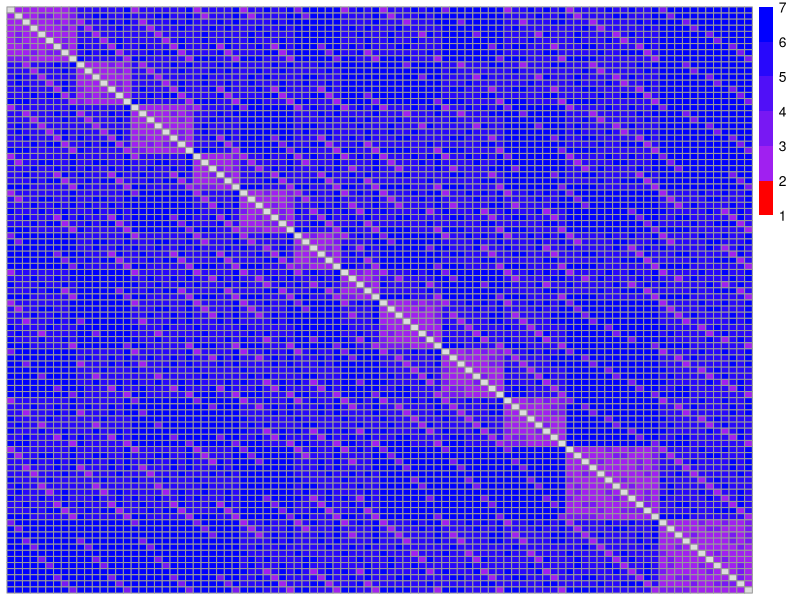

The R script that drew this image:

setwd("~/lustre/06-Human_cell_atlas/issues/cell_barcodes/02_0x96/")

# # outer barcodes
# outer_dist <- read.table("outer_barcodes_dist.txt", header = F, sep = "\t", stringsAsFactors = F)
# dim(outer_dist)
# colnames(outer_dist) <- c("cmp1", "cmp2", "distance")
# outer_dist$cmp1 <- factor(outer_dist$cmp1, levels = unique(outer_dist$cmp1))
# outer_dist$cmp2 <- factor(outer_dist$cmp2, levels = unique(outer_dist$cmp2))
# 
# library("reshape2")
# outer_dist_MT <- acast(data = outer_dist, formula = cmp1 ~ cmp2, value.var = "distance")
# diag(outer_dist_MT) <- NA
# 
# pdf("outer_barcodes_dist.pdf", width = 6, height = 6, useDingbats = F, onefile = F)
# library("pheatmap")
# pheatmap(mat = outer_dist_MT, cluster_rows = F, cluster_cols = F, color = c("red", colorRampPalette(c("purple", "blue"))(5)), breaks = 1:7, display_numbers = T, number_format = "%d", fontsize_number = 14, number_color = "black")
# dev.off()

# inner barcodes
inner_dist <- read.table("inner_barcodes_dist.txt", header = F, sep = "\t", stringsAsFactors = F)
dim(inner_dist)
colnames(inner_dist) <- c("cmp1", "cmp2", "distance")
inner_dist$cmp1 <- factor(inner_dist$cmp1, levels = unique(inner_dist$cmp1))
inner_dist$cmp2 <- factor(inner_dist$cmp2, levels = unique(inner_dist$cmp2))

library("reshape2")
inner_dist_MT <- acast(data = inner_dist, formula = cmp1 ~ cmp2, value.var = "distance")
diag(inner_dist_MT) <- NA

pdf("inner_barcodes_dist.pdf", width = 6, height = 6, useDingbats = F, onefile = F)
library("pheatmap")
pheatmap(mat = inner_dist_MT, cluster_rows = F, cluster_cols = F, 
         show_rownames = F, show_colnames = F, 
         color = c("red", colorRampPalette(c("purple", "blue"))(5)), breaks = 1:7, 
         display_numbers = F, number_format = "%d", fontsize_number = 14, number_color = "black")
dev.off()
